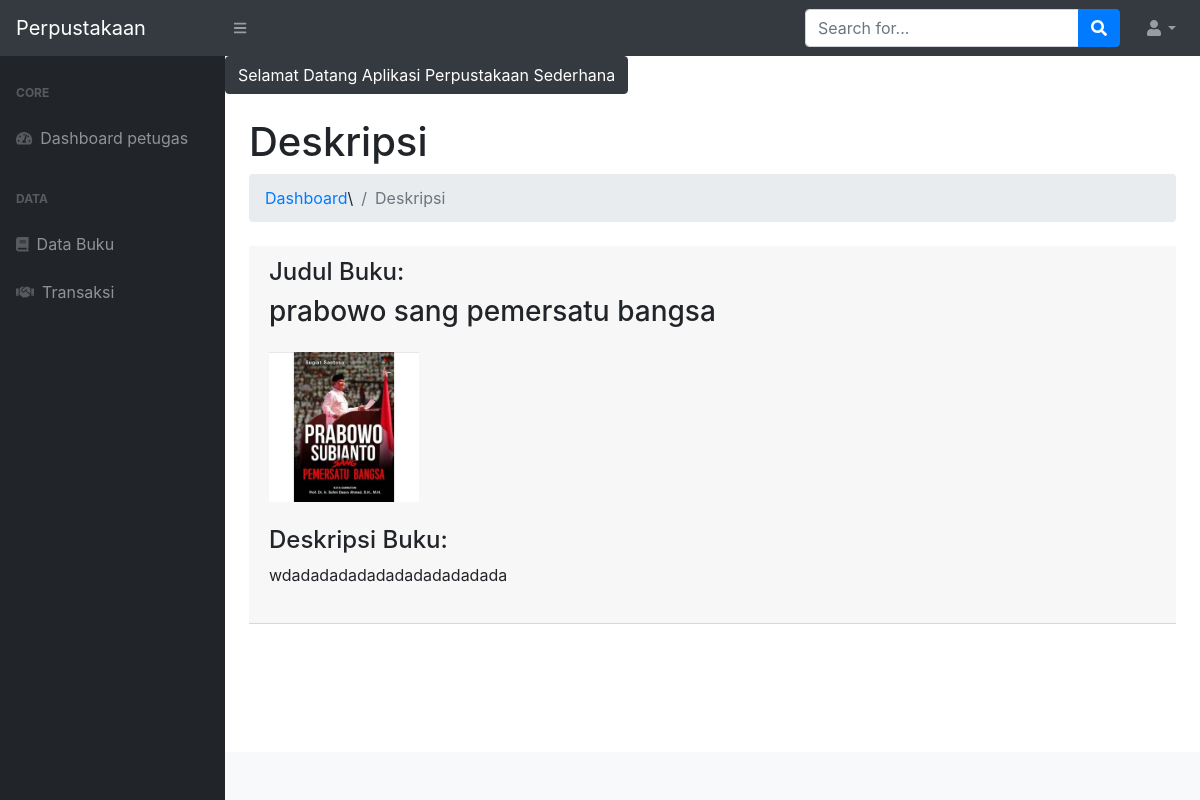
Page /halaman_petugas.php?p=buku&aksi=deskripsi&id=20 (signed in) on the committed database.
### tables this page shows
CREATE TABLE `tb_buku` (
  `id_buku` int(11) NOT NULL,
  `judul_buku` varchar(200) NOT NULL,
  `pengarang_buku` varchar(100) NOT NULL,
  `penerbit_buku` varchar(150) NOT NULL,
  `tahun_terbit` varchar(4) NOT NULL,
  `isbn` varchar(25) NOT NULL,
  `jumlah_buku` int(3) NOT NULL,
  `kategori` varchar(20) NOT NULL,
  `lokasi` enum('Rak 1','Rak 2','Rak 3') NOT NULL,
  `tgl_input` date NOT NULL,
  `foto` varchar(255) NOT NULL
);

### page_petugas/buku/deskripsi.php (the view, shortened to what this page needs)
<?php
$id_buku = $_GET['id'];
$sql = $conn->query("SELECT * FROM tb_buku WHERE id_buku = $id_buku") or die(mysqli_error($conn));
$pecahSql = $sql->fetch_assoc();
?>
<h1 class="mt-4">Deskripsi</h1>
<ol class="breadcrumb mb-4">
    <li class="breadcrumb-item"><a href="halaman_petugas.php">Dashboard</a></li>\
    <li class="breadcrumb-item active">Deskripsi</li>
</ol>
<div class="card-header mb-5">
<form action="" method="post">
    <div class="form-group mb-4">
        <h4 class="mb-1" for="judul_buku">Judul Buku:</h4>
        <h3 class="mt-2"><?= $pecahSql['judul_buku']; ?></h3>
    </div>
    <div class="mb-4">
        <?php if (!empty($pecahSql['foto'])): ?>
            <img src="img/<?= $pecahSql['foto']; ?>" alt="Sampul Buku" width="150" class="img-fluid">
        <?php else: ?>
            <span>Tidak ada gambar</span>
        <?php endif; ?>
    </div>
    <div class="form-group mb-4">
        <h4 class="mb-1" for="isbn">Deskripsi Buku:</h4>
        <p class="mt-2"><?= $pecahSql['isbn']; ?></p>
    </div>
</form>
</div>

### rows in the picture
tb_buku: judul_buku "prabowo sang pemersatu bangsa", foto (picture), isbn "wdadadadadadadadadadadada"
